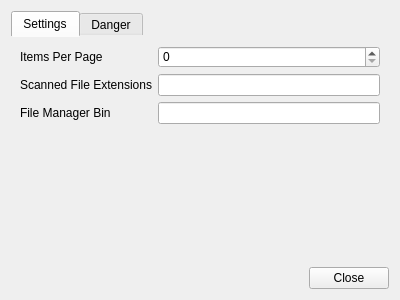
<?xml version="1.0" encoding="UTF-8"?>
<ui version="4.0">
 <class>Settings</class>
 <widget class="QDialog" name="Settings">
  <property name="geometry">
   <rect>
    <x>0</x>
    <y>0</y>
    <width>400</width>
    <height>300</height>
   </rect>
  </property>
  <property name="windowTitle">
   <string>Dialog</string>
  </property>
  <layout class="QVBoxLayout" name="verticalLayout" stretch="0,0">
   <item>
    <widget class="QTabWidget" name="tabWidget">
     <property name="styleSheet">
      <string notr="true">QTabWidget {

}
QTabWidget::pane {
border: 0px;
}
QTabWidget::tab-bar:top {
alignment: left;
}
QTabBar::tab:top {
}
QTabBar::tab:top:selected {

}</string>
     </property>
     <property name="tabPosition">
      <enum>QTabWidget::North</enum>
     </property>
     <property name="currentIndex">
      <number>0</number>
     </property>
     <widget class="QWidget" name="tab">
      <attribute name="title">
       <string>Settings</string>
      </attribute>
      <layout class="QFormLayout" name="formLayout_3">
       <item row="0" column="0">
        <widget class="QLabel" name="label">
         <property name="text">
          <string>Items Per Page</string>
         </property>
        </widget>
       </item>
       <item row="0" column="1">
        <widget class="QSpinBox" name="inputItemsPerPage"/>
       </item>
       <item row="1" column="0">
        <widget class="QLabel" name="label_2">
         <property name="text">
          <string>Scanned File Extensions</string>
         </property>
        </widget>
       </item>
       <item row="1" column="1">
        <widget class="QLineEdit" name="inputExtensions"/>
       </item>
       <item row="2" column="0">
        <widget class="QLabel" name="label_3">
         <property name="text">
          <string>File Manager Bin</string>
         </property>
        </widget>
       </item>
       <item row="2" column="1">
        <widget class="QLineEdit" name="inputFileManager"/>
       </item>
      </layout>
     </widget>
     <widget class="QWidget" name="tab_2">
      <attribute name="title">
       <string>Danger</string>
      </attribute>
      <layout class="QVBoxLayout" name="verticalLayout_2">
       <item>
        <widget class="QPushButton" name="buttonClearAutoTag">
         <property name="text">
          <string>Clear AutoTag Data</string>
         </property>
        </widget>
       </item>
       <item>
        <widget class="QPushButton" name="buttonDeleteData">
         <property name="text">
          <string>Delete Data</string>
         </property>
        </widget>
       </item>
       <item>
        <spacer name="verticalSpacer">
         <property name="orientation">
          <enum>Qt::Vertical</enum>
         </property>
         <property name="sizeHint" stdset="0">
          <size>
           <width>20</width>
           <height>40</height>
          </size>
         </property>
        </spacer>
       </item>
      </layout>
     </widget>
    </widget>
   </item>
   <item>
    <layout class="QHBoxLayout" name="horizontalLayout">
     <item>
      <spacer name="horizontalSpacer">
       <property name="orientation">
        <enum>Qt::Horizontal</enum>
       </property>
       <property name="sizeHint" stdset="0">
        <size>
         <width>40</width>
         <height>20</height>
        </size>
       </property>
      </spacer>
     </item>
     <item>
      <widget class="QPushButton" name="buttonClose">
       <property name="text">
        <string>Close</string>
       </property>
      </widget>
     </item>
    </layout>
   </item>
  </layout>
 </widget>
 <resources/>
 <connections/>
</ui>
